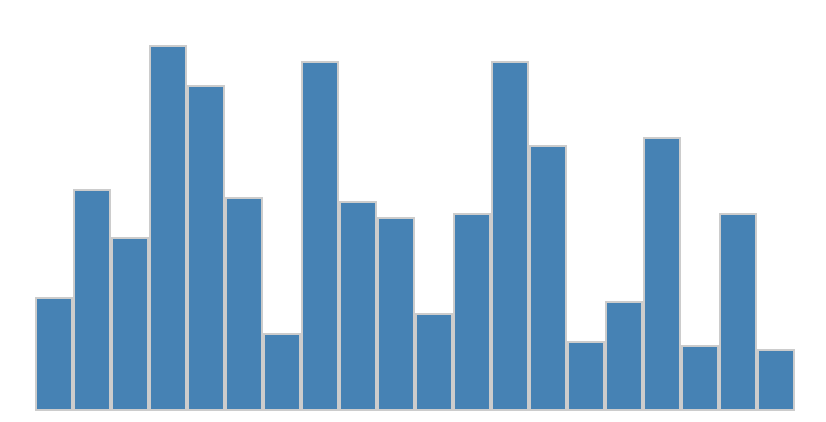

Express this chart as Vega-Lite.
### Vega specification from a JSON file in a GitHub repository (floating-point values rounded to 4 significant figures)
{"$schema": "https://vega.github.io/schema/vega/v5.json", "width": 400, "height": 200, "padding": 5, "signals": [{"name": "blank", "value": {"x": 0, "y": 0}}, {"name": "label", "update": "blank", "on": [{"events": "rect:mouseover", "update": "datum"}, {"events": "rect:mouseout", "update": "blank"}]}], "data": [{"name": "table", "values": [{"x": 1, "y": 28}, {"x": 2, "y": 55}, {"x": 3, "y": 43}, {"x": 4, "y": 91}, {"x": 5, "y": 81}, {"x": 6, "y": 53}, {"x": 7, "y": 19}, {"x": 8, "y": 87}, {"x": 9, "y": 52}, {"x": 10, "y": 48}, {"x": 11, "y": 24}, {"x": 12, "y": 49}, {"x": 13, "y": 87}, {"x": 14, "y": 66}, {"x": 15, "y": 17}, {"x": 16, "y": 27}, {"x": 17, "y": 68}, {"x": 18, "y": 16}, {"x": 19, "y": 49}, {"x": 20, "y": 15}]}], "scales": [{"name": "xscale", "type": "band", "range": "width", "padding": 0.05, "round": true, "domain": {"data": "table", "field": "x"}}, {"name": "yscale", "type": "linear", "range": "height", "domain": {"data": "table", "field": "y"}, "nice": true}], "marks": [{"type": "rect", "from": {"data": "table"}, "encode": {"enter": {"x": {"scale": "xscale", "field": "x"}, "width": {"scale": "xscale", "band": 1}, "y": {"scale": "yscale", "field": "y"}, "y2": {"scale": "yscale", "value": 0}, "stroke": {"value": "#ccc"}}, "update": {"fill": [{"test": "datum === label", "value": "red"}, {"value": "steelblue"}]}}}, {"type": "text", "encode": {"enter": {"align": {"value": "center"}, "fill": {"value": "#333"}}, "update": {"x": {"scale": "xscale", "signal": "label.x", "band": 0.5}, "y": {"scale": "yscale", "signal": "label.y", "offset": -5}, "text": {"signal": "label.y"}, "fillOpacity": [{"test": "label === blank", "value": 0}, {"value": 1}]}}}]}
